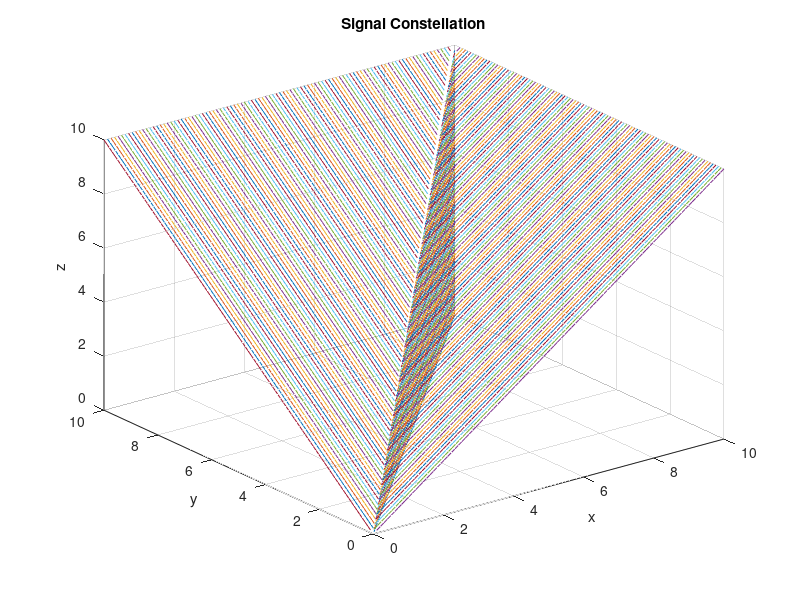
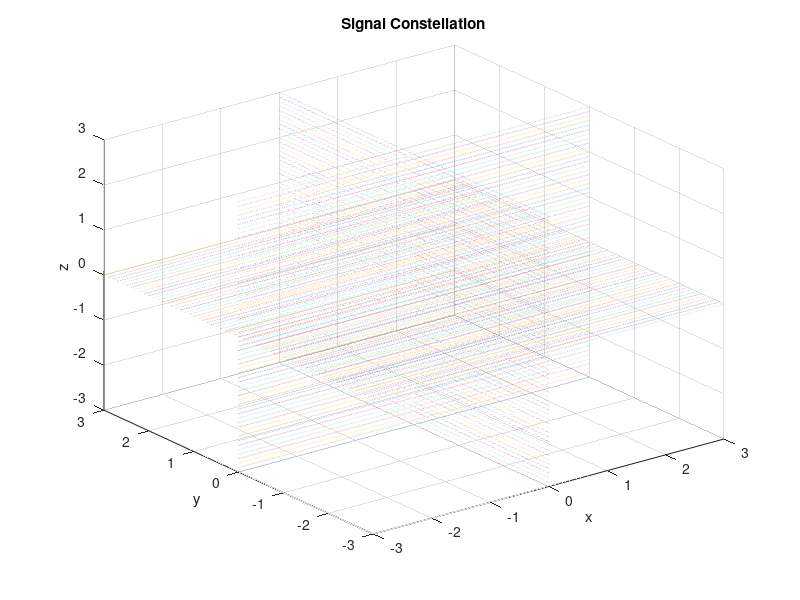

Recreate these plots in MATLAB, in order.
clc
clear
close all

x=linspace(0,10,100);
y=x;
z=ones(1,length(x));


figure(1)

for i=0:0.1:10
    z=i*ones(1,length(x));
    plot3(x(z<x),y(z<x),z(z<x))
    hold on
    
end

z=x;
for i=0:0.1:10
    y=i*ones(1,length(x));
    plot3(x(x>y),y(x>y),z(x>y))
    hold on
    
end

y=z;
for i=0:0.1:10
    x=i*ones(1,length(x));
    plot3(x(y>x),y(y>x),z(y>x))
    hold on
    
end



hold off
xlabel('x')
ylabel('y')
zlabel('z')
grid on
title('Signal Constellation')

figure(2)
x=linspace(-3,3,1000);
y=0*ones(1,length(x));

for i=-3:0.1:3
    z=i*ones(1,length(x));  
    plot3(x,y,z)
    hold on
    
end

x=linspace(-3,3,1000);
z=0*ones(1,length(x));

for i=-3:0.1:3
    y=i*ones(1,length(x));  
    plot3(x,y,z)
    hold on
    
end

y=linspace(-3,3,1000);
x=0*ones(1,length(x));

for i=-3:0.1:3
    z=i*ones(1,length(x));  
    plot3(x,y,z)
    hold on
    
end
hold off
xlabel('x')
ylabel('y')
zlabel('z')
grid on
title('Signal Constellation')